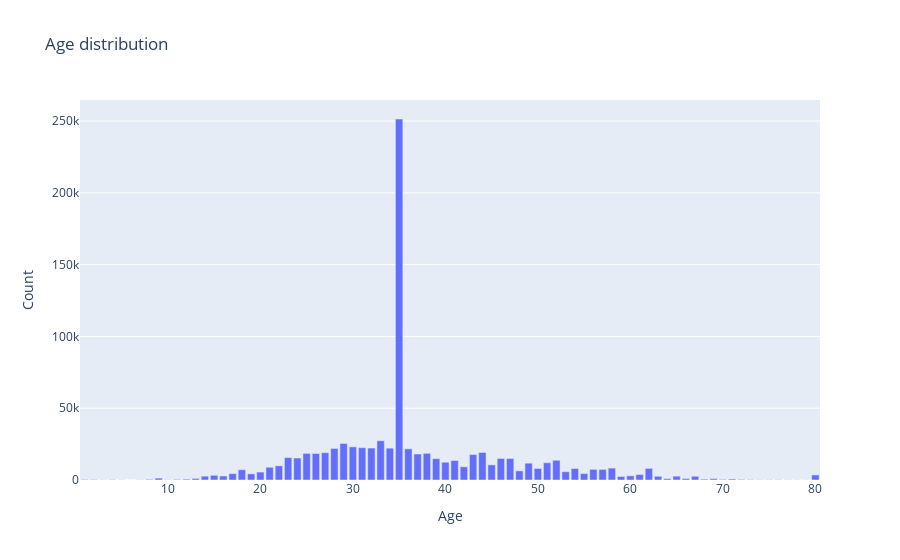

Notebook cell for this chart:
### Markdown cell above
Age 분포 plotly를 통한 시각화

### Code cell
import plotly.graph_objs as go

# Create the data for the bar chart
data = [go.Bar(
            x=train['Age'].value_counts().index,
            y=train['Age'].value_counts().values,
            hovertext=['Age: ' + str(age) + '<br>Count: ' + str(count) for age, count in zip(train['Age'].value_counts().index, train['Age'].value_counts().values)],
            hoverinfo='text'
    )]

# Set the layout of the figure
layout = go.Layout(title='Age distribution',
                   xaxis=dict(title='Age'),
                   yaxis=dict(title='Count'))

# Create the figure object
fig = go.Figure(data=data, layout=layout)

# Show the figure
fig.show()

### Figure 1 — Plotly figure (JSON) as saved in the notebook; plotly's stock layout.template omitted (floating-point values rounded to 4 significant figures)
{"data": [{"hoverinfo": "text", "hovertext": ["Age: 35.0<br>Count: 251455", "Age: 33.0<br>Count: 27349", "Age: 29.0<br>Count: 25456", "Age: 30.0<br>Count: 23085", "Age: 31.0<br>Count: 22515", "Age: 32.0<br>Count: 22261", "Age: 34.0<br>Count: 22162", "Age: 28.0<br>Count: 21990", "Age: 36.0<br>Count: 21713", "Age: 44.0<br>Count: 19164", "Age: 27.0<br>Count: 19013", "Age: 38.0<br>Count: 18590", "Age: 25.0<br>Count: 18536", "Age: 26.0<br>Count: 18476", "Age: 37.0<br>Count: 18106", "Age: 43.0<br>Count: 17733", "Age: 23.0<br>Count: 15609", "Age: 24.0<br>Count: 15326", "Age: 47.0<br>Count: 15010", "Age: 46.0<br>Count: 15010", "Age: 39.0<br>Count: 14860", "Age: 52.0<br>Count: 13750", "Age: 41.0<br>Count: 13591", "Age: 40.0<br>Count: 12383", "Age: 51.0<br>Count: 12013", "Age: 49.0<br>Count: 11728", "Age: 45.0<br>Count: 10547", "Age: 22.0<br>Count: 9885", "Age: 42.0<br>Count: 9194", "Age: 21.0<br>Count: 8866", "Age: 58.0<br>Count: 8297", "Age: 62.0<br>Count: 8110", "Age: 50.0<br>Count: 8023", "Age: 54.0<br>Count: 8000", "Age: 56.0<br>Count: 7415", "Age: 57.0<br>Count: 7372", "Age: 18.0<br>Count: 7160", "Age: 48.0<br>Count: 6387", "Age: 53.0<br>Count: 5754", "Age: 20.0<br>Count: 5515", "Age: 55.0<br>Count: 4469", "Age: 17.0<br>Count: 4453", "Age: 19.0<br>Count: 4274", "Age: 61.0<br>Count: 3820", "Age: 80.0<br>Count: 3514", "Age: 15.0<br>Count: 3284", "Age: 60.0<br>Count: 2921", "Age: 16.0<br>Count: 2791", "Age: 65.0<br>Count: 2661", "Age: 14.0<br>Count: 2661", "Age: 67.0<br>Count: 2595", "Age: 63.0<br>Count: 2577", "Age: 59.0<br>Count: 2447", "Age: 9.0<br>Count: 1307", "Age: 13.0<br>Count: 1085", "Age: 66.0<br>Count: 1056", "Age: 69.0<br>Count: 976", "Age: 64.0<br>Count: 941", "Age: 71.0<br>Count: 698", "Age: 68.0<br>Count: 591", "Age: 12.0<br>Count: 586", "Age: 8.0<br>Count: 448", "Age: 70.0<br>Count: 434", "Age: 11.0<br>Count: 418", "Age: 72.0<br>Count: 415", "Age: 1.0<br>Count: 361", "Age: 2.0<br>Count: 278", "Age: 4.0<br>Count: 250", "Age: 73.0<br>Count: 248", "Age: 76.0<br>Count: 214", "Age: 74.0<br>Count: 184", "Age: 75.0<br>Count: 178", "Age: 10.0<br>Count: 168", "Age: 77.0<br>Count: 133", "Age: 3.0<br>Count: 128", "Age: 7.0<br>Count: 108", "Age: 78.0<br>Count: 104", "Age: 5.0<br>Count: 101", "Age: 79.0<br>Count: 95", "Age: 6.0<br>Count: 12"], "type": "bar", "x": [35, 33, 29, 30, 31, 32, 34, 28, 36, 44, 27, 38, 25, 26, 37, 43, 23, 24, 47, 46, 39, 52, 41, 40, 51, 49, 45, 22, 42, 21, 58, 62, 50, 54, 56, 57, 18, 48, 53, 20, 55, 17, 19, 61, 80, 15, 60, 16, 65, 14, 67, 63, 59, 9, 13, 66, 69, 64, 71, 68, 12, 8, 70, 11, 72, 1, 2, 4, 73, 76, 74, 75, 10, 77, 3, 7, 78, 5, 79, 6], "y": [251455, 27349, 25456, 23085, 22515, 22261, 22162, 21990, 21713, 19164, 19013, 18590, 18536, 18476, 18106, 17733, 15609, 15326, 15010, 15010, 14860, 13750, 13591, 12383, 12013, 11728, 10547, 9885, 9194, 8866, 8297, 8110, 8023, 8000, 7415, 7372, 7160, 6387, 5754, 5515, 4469, 4453, 4274, 3820, 3514, 3284, 2921, 2791, 2661, 2661, 2595, 2577, 2447, 1307, 1085, 1056, 976, 941, 698, 591, 586, 448, 434, 418, 415, 361, 278, 250, 248, 214, 184, 178, 168, 133, 128, 108, 104, 101, 95, 12]}], "layout": {"title": {"text": "Age distribution"}, "xaxis": {"title": {"text": "Age"}}, "yaxis": {"title": {"text": "Count"}}}}
